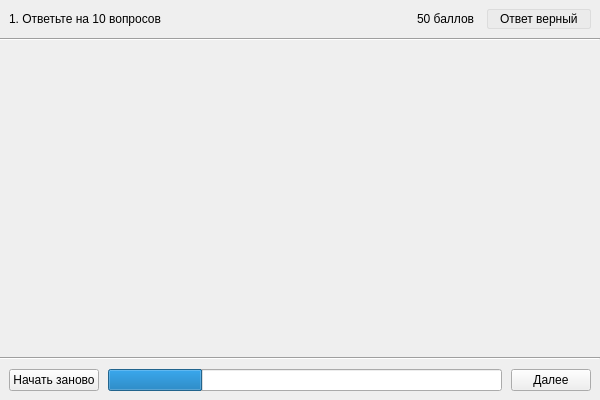
<?xml version="1.0" encoding="UTF-8"?>
<ui version="4.0">
 <class>MainWindow</class>
 <widget class="QMainWindow" name="MainWindow">
  <property name="geometry">
   <rect>
    <x>0</x>
    <y>0</y>
    <width>600</width>
    <height>400</height>
   </rect>
  </property>
  <property name="minimumSize">
   <size>
    <width>600</width>
    <height>400</height>
   </size>
  </property>
  <property name="windowTitle">
   <string>MainWindow</string>
  </property>
  <widget class="QWidget" name="centralWidget">
   <property name="enabled">
    <bool>true</bool>
   </property>
   <property name="sizePolicy">
    <sizepolicy hsizetype="Preferred" vsizetype="Expanding">
     <horstretch>0</horstretch>
     <verstretch>0</verstretch>
    </sizepolicy>
   </property>
   <layout class="QGridLayout" name="gridLayout">
    <property name="leftMargin">
     <number>0</number>
    </property>
    <property name="topMargin">
     <number>0</number>
    </property>
    <property name="rightMargin">
     <number>0</number>
    </property>
    <property name="bottomMargin">
     <number>0</number>
    </property>
    <item row="0" column="0">
     <layout class="QVBoxLayout" name="verticalLayout">
      <property name="spacing">
       <number>0</number>
      </property>
      <item>
       <layout class="QHBoxLayout" name="toolbarLayout">
        <property name="spacing">
         <number>9</number>
        </property>
        <property name="sizeConstraint">
         <enum>QLayout::SetDefaultConstraint</enum>
        </property>
        <property name="leftMargin">
         <number>9</number>
        </property>
        <property name="topMargin">
         <number>9</number>
        </property>
        <property name="rightMargin">
         <number>9</number>
        </property>
        <property name="bottomMargin">
         <number>9</number>
        </property>
        <item>
         <widget class="QLabel" name="stepLabel">
          <property name="styleSheet">
           <string notr="true">font: 10pt &quot;MS Shell Dlg 2&quot;;</string>
          </property>
          <property name="text">
           <string>1. Ответьте на 10 вопросов</string>
          </property>
          <property name="wordWrap">
           <bool>true</bool>
          </property>
         </widget>
        </item>
        <item>
         <widget class="QLabel" name="scoreLabel">
          <property name="sizePolicy">
           <sizepolicy hsizetype="Fixed" vsizetype="Preferred">
            <horstretch>0</horstretch>
            <verstretch>0</verstretch>
           </sizepolicy>
          </property>
          <property name="styleSheet">
           <string notr="true">font: 75 10pt &quot;MS Shell Dlg 2&quot;;
padding: 3px 0px;</string>
          </property>
          <property name="text">
           <string>50 баллов</string>
          </property>
          <property name="textFormat">
           <enum>Qt::AutoText</enum>
          </property>
          <property name="scaledContents">
           <bool>false</bool>
          </property>
          <property name="alignment">
           <set>Qt::AlignLeading|Qt::AlignLeft|Qt::AlignVCenter</set>
          </property>
          <property name="margin">
           <number>0</number>
          </property>
         </widget>
        </item>
        <item>
         <widget class="QLabel" name="currentResultLabel">
          <property name="sizePolicy">
           <sizepolicy hsizetype="Fixed" vsizetype="Minimum">
            <horstretch>0</horstretch>
            <verstretch>0</verstretch>
           </sizepolicy>
          </property>
          <property name="styleSheet">
           <string notr="true">font: 75 10pt &quot;MS Shell Dlg 2&quot;;
padding: 2px 9px;
border: 1px solid  rgb(220, 220, 220);
border-radius: 2px;
background-color: rgb(235, 235, 235);</string>
          </property>
          <property name="text">
           <string>Ответ верный</string>
          </property>
          <property name="alignment">
           <set>Qt::AlignLeading|Qt::AlignLeft|Qt::AlignVCenter</set>
          </property>
         </widget>
        </item>
       </layout>
      </item>
      <item>
       <widget class="Line" name="separator1">
        <property name="orientation">
         <enum>Qt::Horizontal</enum>
        </property>
       </widget>
      </item>
      <item>
       <layout class="QVBoxLayout" name="contentWrapperLayout">
        <property name="leftMargin">
         <number>0</number>
        </property>
        <property name="topMargin">
         <number>0</number>
        </property>
        <property name="rightMargin">
         <number>0</number>
        </property>
        <property name="bottomMargin">
         <number>0</number>
        </property>
        <item>
         <widget class="QScrollArea" name="scrollArea">
          <property name="frameShape">
           <enum>QFrame::NoFrame</enum>
          </property>
          <property name="widgetResizable">
           <bool>true</bool>
          </property>
          <widget class="QWidget" name="scrollAreaWidgetContent">
           <property name="geometry">
            <rect>
             <x>0</x>
             <y>0</y>
             <width>596</width>
             <height>309</height>
            </rect>
           </property>
           <layout class="QGridLayout" name="gridLayout_2">
            <item row="0" column="0">
             <layout class="QVBoxLayout" name="contentLayout">
              <property name="leftMargin">
               <number>9</number>
              </property>
              <property name="rightMargin">
               <number>9</number>
              </property>
             </layout>
            </item>
           </layout>
          </widget>
         </widget>
        </item>
       </layout>
      </item>
      <item>
       <widget class="Line" name="separator2">
        <property name="orientation">
         <enum>Qt::Horizontal</enum>
        </property>
       </widget>
      </item>
      <item>
       <layout class="QHBoxLayout" name="statusLayout">
        <property name="spacing">
         <number>9</number>
        </property>
        <property name="leftMargin">
         <number>9</number>
        </property>
        <property name="topMargin">
         <number>9</number>
        </property>
        <property name="rightMargin">
         <number>9</number>
        </property>
        <property name="bottomMargin">
         <number>9</number>
        </property>
        <item>
         <widget class="QPushButton" name="resetButton">
          <property name="cursor">
           <cursorShape>PointingHandCursor</cursorShape>
          </property>
          <property name="styleSheet">
           <string notr="true">font: 8pt &quot;MS Shell Dlg 2&quot;;</string>
          </property>
          <property name="text">
           <string>Начать заново</string>
          </property>
          <property name="autoDefault">
           <bool>false</bool>
          </property>
          <property name="default">
           <bool>false</bool>
          </property>
          <property name="flat">
           <bool>false</bool>
          </property>
         </widget>
        </item>
        <item>
         <widget class="QProgressBar" name="progressBar">
          <property name="value">
           <number>24</number>
          </property>
          <property name="textVisible">
           <bool>false</bool>
          </property>
          <property name="orientation">
           <enum>Qt::Horizontal</enum>
          </property>
          <property name="textDirection">
           <enum>QProgressBar::TopToBottom</enum>
          </property>
          <property name="format">
           <string>%p%</string>
          </property>
         </widget>
        </item>
        <item>
         <widget class="QPushButton" name="nextButton">
          <property name="cursor">
           <cursorShape>PointingHandCursor</cursorShape>
          </property>
          <property name="styleSheet">
           <string notr="true">font: 8pt &quot;MS Shell Dlg 2&quot;;</string>
          </property>
          <property name="text">
           <string>Далее</string>
          </property>
         </widget>
        </item>
       </layout>
      </item>
     </layout>
    </item>
   </layout>
  </widget>
 </widget>
 <layoutdefault spacing="6" margin="11"/>
 <resources/>
 <connections/>
</ui>
